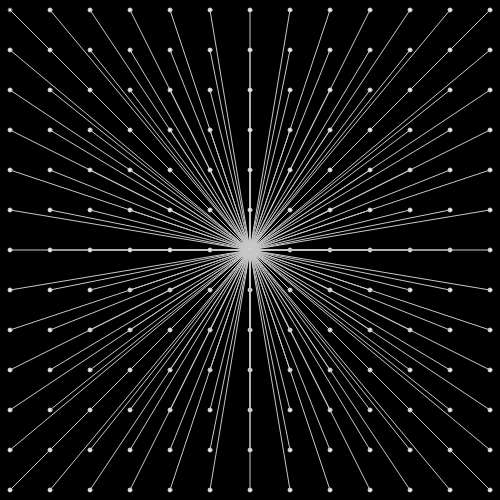
Frame 1 (no input)
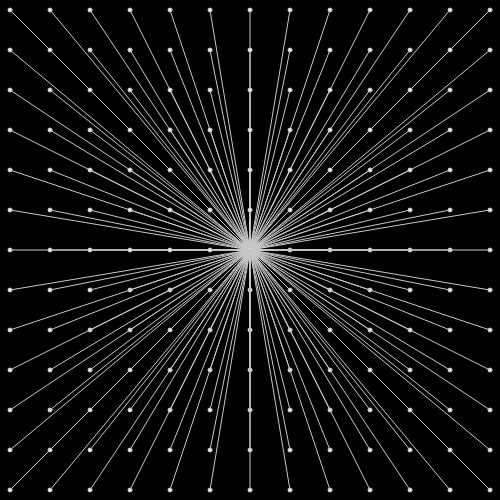
Frame 60 (no input)
Frame 120 (the mouse pressed at the canvas centre since frame 60): identical to frame 60, image omitted

The p5.js sketch that drew these frames (run headless with seeded random() and noise() and a simulated clock; from frame 60 on, the mouse is pressed at the canvas centre):

// p5.js sketch
// ── sketch.js
/*
  Workshop: 
  "Learning Mathematics Through Programming 
  and Interactive Graphics with p5.js"
  by Juan Carlos Ponce Campuzano
  
  Meinjin Delta Brisbane, Australia, November 23-28, 2025
  Part III: 2D grid with a for loop, challenge
*/

function setup() {
  createCanvas(500, 500);
  fill(255);
  stroke(102);
}
function draw() {
  background(0);
  for (let y = 10; y <= height - 10; y += 40) {
    for (let x = 10; x <= width - 10; x += 40) {
      ellipse(x, y, 4, 4);
      // Draw a line to the center of the canvas
      stroke(200);
      line(x, y, 250, 250);
    }
  }
}
